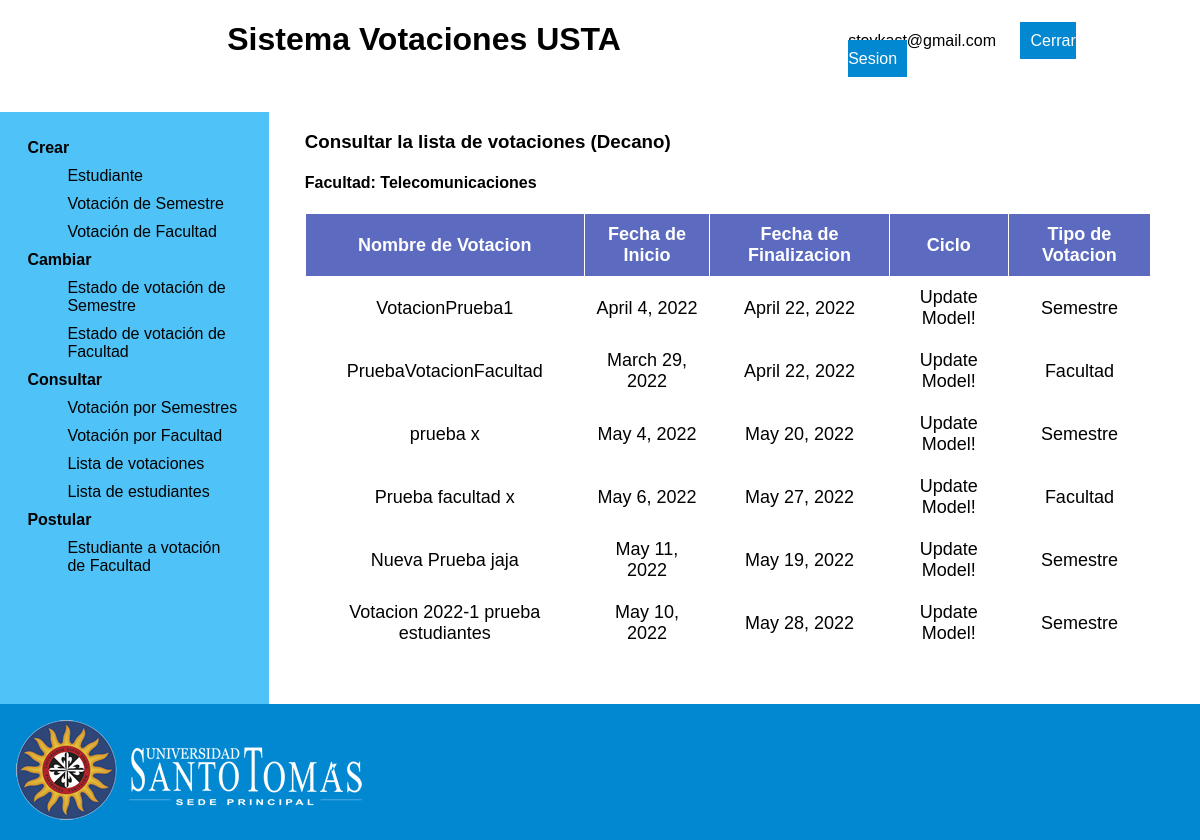
The page /consultVotingListDean/ (signed in) on the database its author committed.
### app_votaciones/models.py (models this page shows, shortened)
class Facultad(models.Model):
    nombre = models.CharField(max_length=45,null=False)
    class Meta:
        app_label = 'app_votaciones'

class Votacion(models.Model):
    nombre = models.CharField(max_length=45)
    start_date = models.DateField(
                                auto_now=False,
	                            auto_now_add=False,
    )
    end_date = models.DateField(auto_now=False,
	                            auto_now_add=False,
                                )
    idTipo = models.ForeignKey(TipoVotacion,
                  related_name='votaciones',
                  null=False,
                  on_delete=models.PROTECT)
    idEstado = models.ForeignKey(EstadoVotacion,
                  related_name='votaciones',
                  null=False,
                  on_delete=models.PROTECT)
    idFacultad = models.ForeignKey(Facultad,
                  related_name='votaciones',
                  null=False,
                  on_delete=models.PROTECT)
    class Meta:
        app_label = 'app_votaciones'

### app_votaciones/views.py (the view)
# urls.py: path('consultVotingListDean/', views.consultVotingListDean, name='consultVotingListDean'),
@login_required
def consultVotingListDean(request):
    query = Votacion.objects.all()
    lista = list(query.values())
    fac = Facultad.objects.get(id=Decano.objects.get(id=request.user.id).idFacultad_id)
    contexto = {"votaciones":lista, "facultad":fac, "facultad_id":fac.id }
    return render(request, 'consultVotingListDean.html',contexto)

### app_votaciones/templates/consultVotingListDean.html (shortened to what this page needs)
{% extends "dean.html" %}
{% load static %}
{% block main %}
<h3>Consultar la lista de votaciones (Decano)</h3>
{% if facultad %}
  <h4> Facultad: {{ facultad.nombre }} </h4>
{% endif %}
<table>
  <thead>
    <tr>
      <th>Nombre de Votacion</th>
      <th>Fecha de Inicio</th>
      <th>Fecha de Finalizacion</th>
      <th>Ciclo</th>
      <th>Tipo de Votacion</th>
    </tr>
  </thead>
  <tbody>
    {% if votaciones %}
    {% for votacion in votaciones %}
    {% if facultad_id == votacion.idFacultad_id %}
    <tr>
      <td>{{votacion.nombre}}</td>
      <td>{{votacion.start_date}}</td>
      <td>{{votacion.end_date}}</td>
      <td>Update Model!</td>
      {% if votacion.idTipo_id == 1 %}
      <td>Semestre</td>
      {% else %}
      <td>Facultad</td>
      {% endif %}
    </tr>
    {% endif %}
    {% endfor %}
    {% endif %}
  </tbody>
</table>
{% endblock %}

### app_votaciones/templates/dean.html (shortened to what this page needs)
{% load static %}
<!DOCTYPE html>
<html lang="en">
<head>
  <link rel="stylesheet" href="{% static '/css/pages.css' %}" />
</head>
<body>
  <div class="grid-container">
    <div class="header">
      <h1>Sistema Votaciones USTA</h1>
    </div>
    <div class="logOut">
      <span>{{ request.user.email }}</span>
      <a href="{% url 'app:view_logout' %}">Cerrar Sesion</a>
    </div>
    <div class="menu">
      <dl>
        <dt>Crear</dt>
        <dd><a href="/createStudent">Estudiante</a></dd>
        <dd>
          <a href="/createCycleVoting"> Votación de Semestre </a>
        </dd>
        <dd>
          <a href="/createFacultyVoting"> Votación de Facultad </a>
        </dd>
        <dt>Cambiar</dt>
        <dd>
          <a href="/changeCycleVotingStatus">
            Estado de votación de Semestre
          </a>
        </dd>
        <dd>
          <a href="/changeFacultyVotingStatus">
            Estado de votación de Facultad
          </a>
        </dd>
        <dt>Consultar</dt>
        <dd>
          <a href="/consultCycleVoting"> Votación por Semestres </a>
        </dd>
        <dd>
          <a href="/consultFacultyVoting"> Votación por Facultad </a>
        </dd>
        <dd>
          <a href="/consultVotingListDean"> Lista de votaciones</a>
        </dd>
        <dd>
          <a href="/consultFacultyStudentList"> Lista de estudiantes </a>
        </dd>
        <dt>Postular</dt>
        <dd>
          <a href="/placeFacultyStudent">
            Estudiante a votación de Facultad
          </a>
        </dd>
      </dl>
    </div>
    <div class="main">{% block main%}{% endblock %}</div>
    <div class="footer">
      <img id="logoImg" src="{% static '/img/logo_usta_white.webp' %}" alt="logo USTA" />
    </div>
  </div>
</body>
</html>

### app_votaciones/static/css/pages.css (style rules this page uses)
* { font-family: Arial, Helvetica, sans-serif; }
body { padding: 0; margin: 0; width: 100%; }
.header { background: white; margin-bottom: 2em; text-align: center; grid-area: header; }
.logOut { top: 2em; right: 1em; margin: 2em 3em 0 0; background: white; grid-area: logOut; }
.menu { background: #4fc3f7; padding: 10%; text-align: center; grid-area: menu; width: 14em; }
.main { padding-left: 2em; margin: 5%; margin-top: 0; grid-area: main; }
.footer { background: #0288d1; grid-area: footer; }
.grid-container { display: grid; grid-template-areas: "header header header header header logOut" "menu main main main main main" "footer footer footer footer footer footer"; }
dl { text-align: left; margin: 0; padding: 0; }
dt { font-weight: bold; }
dt, dd { padding: 5px; }
a { text-decoration: none; color: #000; }
.logOut a { text-decoration: none; width: 100%; margin: 20px; padding: 10px; border: none; background: #0288d1; color: white; }
#logoImg { margin: 1em; }
table { border-collapse: collapse; border: 3px; }
th { background: #5c6bc0; color: white; font-weight: bold; }
td, th { padding: 10px; border: 1px solid white; text-align: center; font-size: 18px; }

### rows shown on the page
Facultad: nombre "Telecomunicaciones"
Votacion: nombre "VotacionPrueba1", start_date "April 4, 2022", end_date "April 22, 2022", shows "Semestre"
Votacion: nombre "PruebaVotacionFacultad", start_date "March 29, 2022", end_date "April 22, 2022"
Votacion: nombre "prueba x", start_date "May 4, 2022", end_date "May 20, 2022", shows "Semestre"
Votacion: nombre "Prueba facultad x", start_date "May 6, 2022", end_date "May 27, 2022", shows "Facultad"
Votacion: nombre "Nueva Prueba jaja", start_date "May 11, 2022", end_date "May 19, 2022", shows "Semestre"
Votacion: nombre "Votacion 2022-1 prueba estudiantes", start_date "May 10, 2022", end_date "May 28, 2022", shows "Semestre"

### other values the page prints
{{ request.user.email }} "stevkast@gmail.com"
